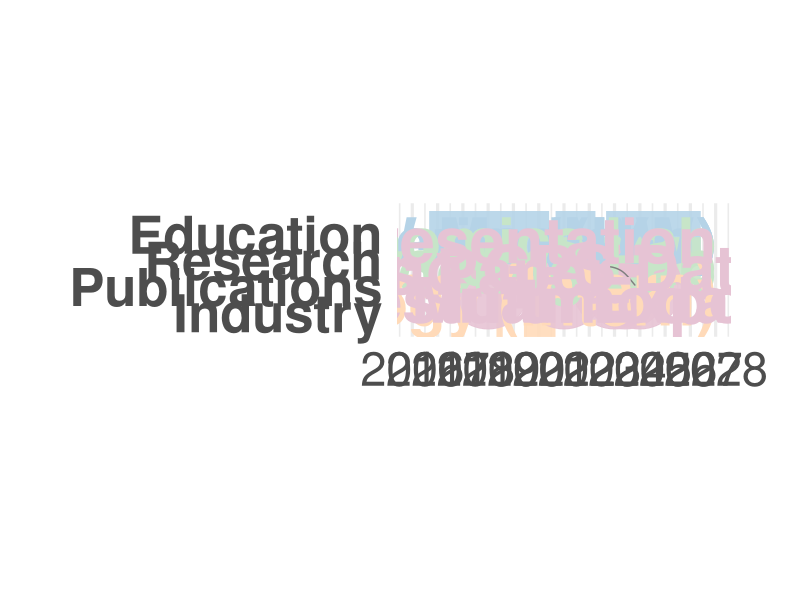
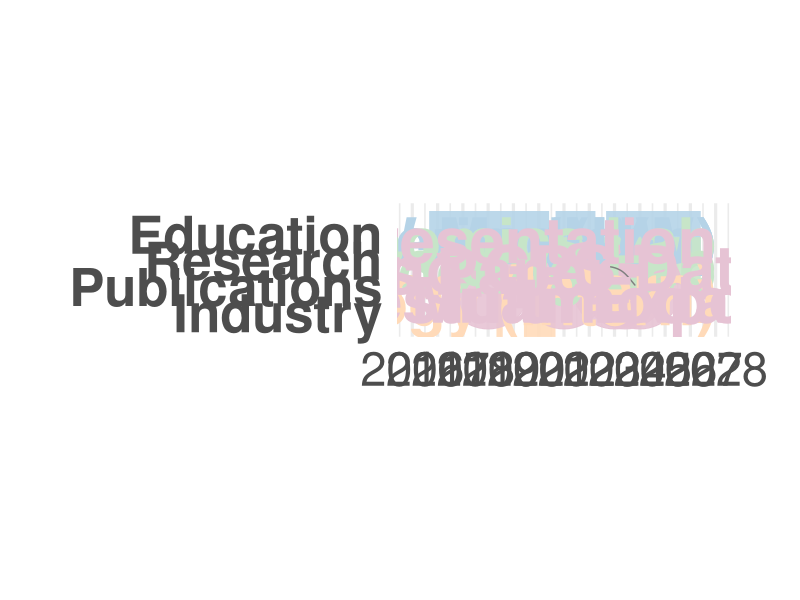

Source code (R) for these figures, in order:

library(ggplot2)
library(dplyr)
library(lubridate)
library(ggrepel)  # For smarter label placement
#rmarkdown::clean_site(preview = FALSE)
#rmarkdown::render_site()
# Create data frame for timeline events
data <- tribble(
  ~content, ~start, ~end, ~group,
  "BS Industrial & Systems Engineering (UW-Madison)", "2016-09-01", "2021-05-31", "Education",
  "MS Industrial & Systems Engineering (UW)", "2021-09-01", "2023-03-31", "Education",
  "PhD Transportation Systems (NYU)", "2023-09-01", "2027-05-31", "Education",
  "UW-Madison Cognitive Systems Lab", "2017-05-01", "2019-08-31", "Research",
  "UW Human Factors and Statistical Modeling Lab", "2021-06-01", "2023-08-31", "Research",
  "NYU Human Factors & Urban Ergonomics Lab", "2023-09-01", "2027-05-31", "Research",
  "ICR, Inc. (Intern)", "2019-05-01", "2019-07-31", "Industry",
  "Seagate Technology (Intern)", "2020-06-01", "2021-08-31", "Industry"
) %>%
  mutate(start = ymd(start), end = ymd(end))

publications <- tribble(
  ~content, ~date, ~group,
  "Proxemics and Kinesics Paper", "2019-01-01", "Publications",
  "Framework to Assess Pedestrian Exposure", "2022-01-01", "Publications",
  "Pedestrian Exposure Using GPS Data", "2024-01-01", "Publications",
  "Multimodal Environments Paper", "2024-06-01", "Publications",
  "TRB Annual Meeting Presentation", "2025-01-01", "Publications"
) %>%
  mutate(date = ymd(date))

color_palette <- c(
  "Education" = "#B5D3E7",
  "Research" = "#C7E5C8",
  "Industry" = "#FFDAB9",
  "Publications" = "#E6C3D4"
)

publications <- publications %>%
  arrange(date) %>%
  mutate(label_position = rep(c(1, -1), length.out = n()))

library(ggplot2)
library(dplyr)
library(lubridate)
library(ggrepel)

# Assuming your data preparation code remains the same

p <- ggplot() +
  geom_segment(data = data, aes(x = start, xend = end, y = group, yend = group, color = group), 
               linewidth = 16, alpha = 0.9) +  # Increased linewidth and alpha
  geom_point(data = publications, aes(x = date, y = group, color = group), size = 28, alpha = 0.9) +  # Increased size and alpha
  geom_text_repel(data = data, aes(x = start + (end - start)/2, y = group, label = content, color = group),
                  size = 16, fontface = "bold", box.padding = 0.7, point.padding = 0.5,
                  segment.color = "grey50", force = 15, max.overlaps = Inf, 
                  direction = "y", nudge_y = 0.4, alpha = 1) +  # Increased size and force
  geom_text_repel(data = publications, aes(x = date, y = group, label = content, color = group),
                  size = 16, fontface = "bold", box.padding = 0.7, point.padding = 0.5,
                  segment.color = "grey50", force = 20, direction = "both", 
                  nudge_y = publications$label_position * 0.4,
                  max.overlaps = Inf,
                  segment.size = 0.5,
                  segment.curvature = -0.1,
                  min.segment.length = 0,
                  max.time = 2,
                  max.iter = 3000,
                  alpha = 1) +  # Increased size, force, and iterations
  theme_minimal(base_size = 24) +  # Increased base font size
  theme(
    axis.text.y = element_text(size = 38, face = "bold"),  # Increased size
    axis.text.x = element_text(size = 34),  # Increased size
    axis.title.y = element_blank(),
    axis.title.x = element_blank(),
    panel.grid.major.y = element_blank(),
    panel.grid.minor.y = element_blank(),
    legend.position = "none",
    plot.title = element_text(hjust = 0.5, size = 36, face = "bold", margin = margin(b = 20)),  # Increased size and added bottom margin
    plot.margin = margin(t = 50, r = 50, b = 50, l = 50, unit = "pt"),  # Increased margins
    text = element_text(color = "black")
  ) +
  scale_color_manual(values = color_palette) +
  scale_x_date(limits = c(ymd("2016-01-01"), ymd("2028-01-01")),
               date_breaks = "1 year", date_labels = "%Y") +
  scale_y_discrete(limits = rev(c("Education", "Research", "Publications", "Industry")),
                   expand = expansion(mult = c(0.3, 0.4))) +  # Increased vertical expansion
  theme(aspect.ratio = 0.4)  # Increased aspect ratio for a taller plot

print(p)

# Adjusted ggsave parameters
ggsave("~/Documents/arXiv/grackith.github.io/images/timeline.png", 
       width = 70, height = 30, plot = p, dpi = 300, limitsize = FALSE)  # Increased both width and height
